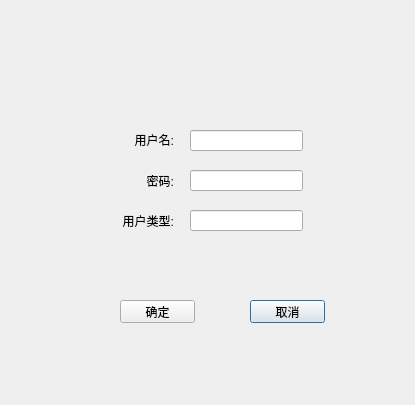
<?xml version="1.0" encoding="UTF-8"?>
<ui version="4.0">
 <class>ChangeUserWindow</class>
 <widget class="QDialog" name="ChangeUserWindow">
  <property name="geometry">
   <rect>
    <x>0</x>
    <y>0</y>
    <width>415</width>
    <height>405</height>
   </rect>
  </property>
  <property name="minimumSize">
   <size>
    <width>415</width>
    <height>405</height>
   </size>
  </property>
  <property name="maximumSize">
   <size>
    <width>415</width>
    <height>405</height>
   </size>
  </property>
  <property name="windowTitle">
   <string>ChangeUserWindow</string>
  </property>
  <widget class="QPushButton" name="CancelButton">
   <property name="geometry">
    <rect>
     <x>250</x>
     <y>300</y>
     <width>75</width>
     <height>23</height>
    </rect>
   </property>
   <property name="text">
    <string>取消</string>
   </property>
  </widget>
  <widget class="QLabel" name="label_3">
   <property name="geometry">
    <rect>
     <x>63</x>
     <y>210</y>
     <width>111</width>
     <height>21</height>
    </rect>
   </property>
   <property name="text">
    <string>用户类型:</string>
   </property>
   <property name="alignment">
    <set>Qt::AlignRight|Qt::AlignTrailing|Qt::AlignVCenter</set>
   </property>
  </widget>
  <widget class="QLabel" name="label_2">
   <property name="geometry">
    <rect>
     <x>83</x>
     <y>170</y>
     <width>91</width>
     <height>21</height>
    </rect>
   </property>
   <property name="text">
    <string>密码:</string>
   </property>
   <property name="alignment">
    <set>Qt::AlignRight|Qt::AlignTrailing|Qt::AlignVCenter</set>
   </property>
  </widget>
  <widget class="QPushButton" name="ConfirmButton">
   <property name="geometry">
    <rect>
     <x>120</x>
     <y>300</y>
     <width>75</width>
     <height>23</height>
    </rect>
   </property>
   <property name="text">
    <string>确定</string>
   </property>
  </widget>
  <widget class="QLabel" name="label">
   <property name="geometry">
    <rect>
     <x>93</x>
     <y>130</y>
     <width>81</width>
     <height>20</height>
    </rect>
   </property>
   <property name="text">
    <string>用户名:</string>
   </property>
   <property name="alignment">
    <set>Qt::AlignRight|Qt::AlignTrailing|Qt::AlignVCenter</set>
   </property>
  </widget>
  <widget class="QLineEdit" name="UserName">
   <property name="geometry">
    <rect>
     <x>190</x>
     <y>130</y>
     <width>113</width>
     <height>21</height>
    </rect>
   </property>
  </widget>
  <widget class="QLineEdit" name="PassWord">
   <property name="geometry">
    <rect>
     <x>190</x>
     <y>170</y>
     <width>113</width>
     <height>21</height>
    </rect>
   </property>
  </widget>
  <widget class="QLineEdit" name="UserType">
   <property name="geometry">
    <rect>
     <x>190</x>
     <y>210</y>
     <width>113</width>
     <height>21</height>
    </rect>
   </property>
  </widget>
 </widget>
 <layoutdefault spacing="6" margin="11"/>
 <tabstops>
  <tabstop>UserName</tabstop>
  <tabstop>PassWord</tabstop>
  <tabstop>UserType</tabstop>
  <tabstop>ConfirmButton</tabstop>
  <tabstop>CancelButton</tabstop>
 </tabstops>
 <resources/>
 <connections/>
</ui>
